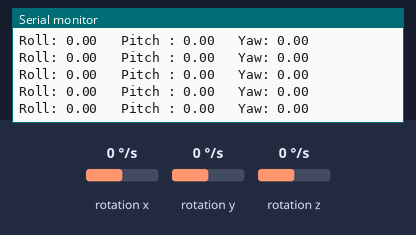
Simulated run of this sketch. Board: Arduino Uno, built with avr-gcc and run on an emulated ATmega328P. Shown: the last lines printed to the serial monitor. Wiring (inferred from the names in the program): MPU-6050 motion sensor at I2C address 0x68. The test bench sets the inputs (shaded band); at power-on: rotation x 0 °/s, rotation y 0 °/s, rotation z 0 °/s.

Above: at 9.5 s.
9.6 s: rotation x set to -192 °/s
At 10.7 s:
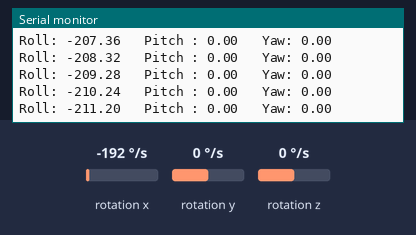
12.6 s: rotation y set to -192 °/s
At 13.7 s:
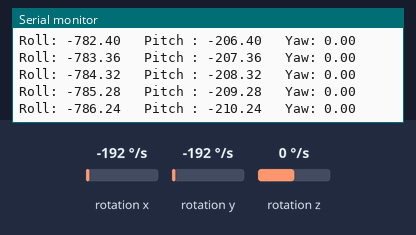
15.6 s: rotation z set to -192 °/s
At 16.7 s:
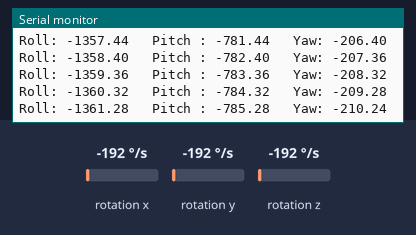
18.6 s: rotation y set to 100 °/s
At 19.7 s:
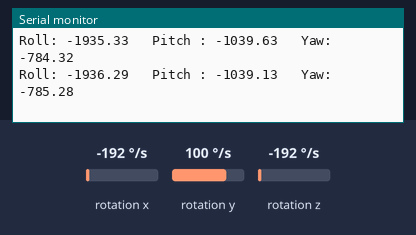
Timing chart, 0 to 20.9 s (numbered marks = the images above; inputs shaded):
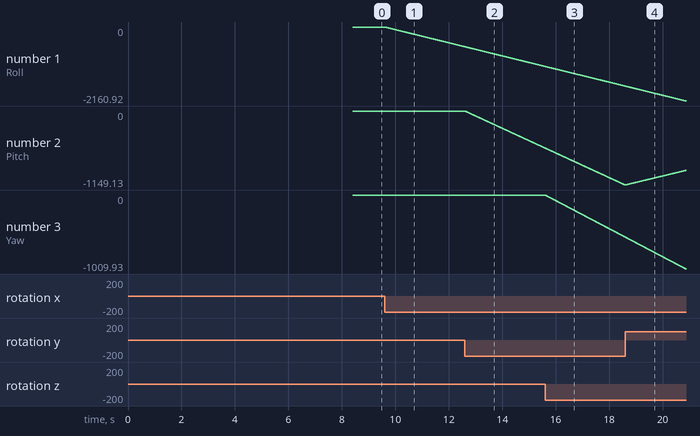

The sketch:

Gyro_angle_calculation.ino
```cpp
// (licence header left out)
#include<Wire.h>
#define addr 0x68
long timer=0;
long X_Gyro, Y_Gyro, Z_Gyro;
float sumX, sumY, sumZ =0;
float pitch, roll, yaw =0;

// Declaring Functions
void setupMPU();
void readGyro();

void setup(){  // this will run only once
  Serial.begin(115200);
  Wire.begin();
  Serial.println("Initializing Gyro...");
  setupMPU();
  delay(100);
  Serial.print("Calculating Offset of Gyro");
  for(int cal = 0; cal<2000; cal++){
    if(cal%250==0)Serial.print(".");
    readGyro();
    sumX+=X_Gyro;                           //Integrating the Gyro X-axis Values to calculate offset
    sumY+=Y_Gyro;                           //Integrating the Gyro Y-axis Values to calculate offset
    sumZ+=Z_Gyro;                           //Integrating the Gyro Z-axis Values to calculate offset
    delay(3);
  }
  sumX/=2000;                              // calcuating average of 2000 values
  sumY/=2000;
  sumZ/=2000;
  Serial.println("");
  timer = micros();                        // Storing the time which has been elapdsed since the program has started
}

void loop(){
  readGyro();                              // Reading Gyroscope Output Registers

  X_Gyro-=sumX;                            // Subtractng offset from current Gyro output resgisters every loop
  Y_Gyro-=sumY;
  Z_Gyro-=sumZ;

  roll   += X_Gyro * 0.005;                // As the controller has refresh rate of 200 Hz, so 1/200 Hz = 0.005
  pitch  += Y_Gyro * 0.005;                // So multiply ouput by 0.005
  yaw    += Z_Gyro * 0.005;

  Serial.print("Roll: ");                  // printing the output values on Arduino Serial Monitor
  Serial.print(roll);
  Serial.print("   Pitch : ");
  Serial.print(pitch);
  Serial.print("   Yaw: ");
  Serial.println(yaw);
  while(micros() - timer < 5000);          // waiting till the 10ms (5,000 uS) time is passed because the controller has refresh rate of 200Hz
  timer = micros();                        // Storing the time for next iteration

}


void setupMPU(){                           // Setting the registers of the Gyroscope
  Wire.beginTransmission(addr);            // Start I2C communication with the Gyro
  Wire.write(0x6B);                        // clearing "PWR_MGMT_1" register
  Wire.write(0x00);                        // Exiting the sleep mode of the Gyro..
  Wire.endTransmission(addr);              // I2C communcation stopped

  Wire.beginTransmission(addr);            // Setting the registers of the Gyroscope
  Wire.write(0x1B);                        // Writting on "GYRO_CONFIG" register
  Wire.write(0x08);                        // Gyro (500dps full scale)
  Wire.endTransmission(addr);              // I2C communcation stopped
}

void readGyro(){                           // Reading the registers of the Gyroscope
  Wire.beginTransmission(addr);            // Start I2C communication with the Gyro
  Wire.write(0x43);                        // Writting the address of first output register for gyro
  Wire.endTransmission(addr);              // I2C communcation stopped
  Wire.requestFrom(addr, 6);               // Requesting for 6 Bytes of data from the Gyro..
  while(Wire.available()<6);               // Waiting for 6 Bytes of data from Gyro
  X_Gyro = Wire.read()<<8 | Wire.read();   // Storing HIGH and LOW Bytes of X-axis
  Y_Gyro = Wire.read()<<8 | Wire.read();   // Storing HIGH and LOW Bytes of Y-axis
  Z_Gyro = Wire.read()<<8 | Wire.read();   // Storing HIGH and LOW Bytes of Z-axis

  X_Gyro/=65.5;                            // Dividing each axis by 65.5 in order to get angle from the raw data output
  Y_Gyro/=65.5;
  Z_Gyro/=65.5;
}
```

Measured:
- after the input at 9.6 s, the serial monitor: prints a new line at once (image 1)
- plotted number 1: 0 → -576 after the input at 9.6 s
